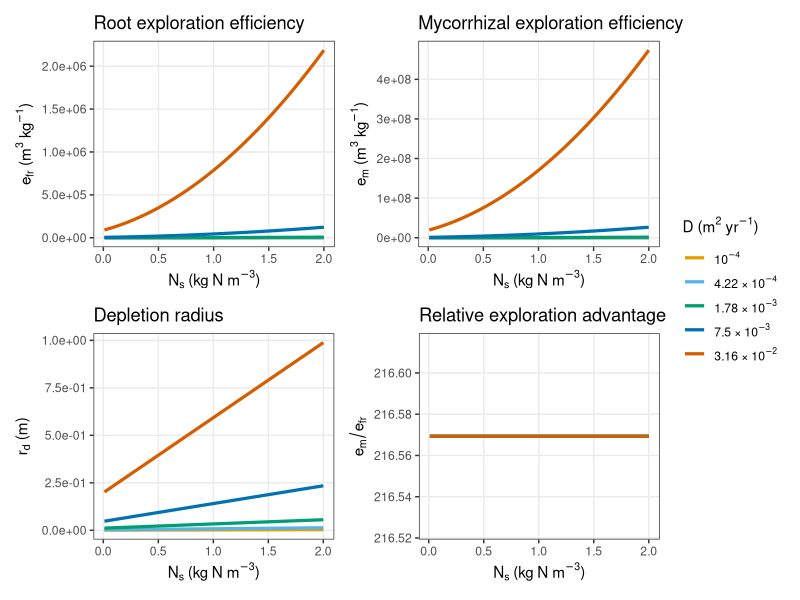
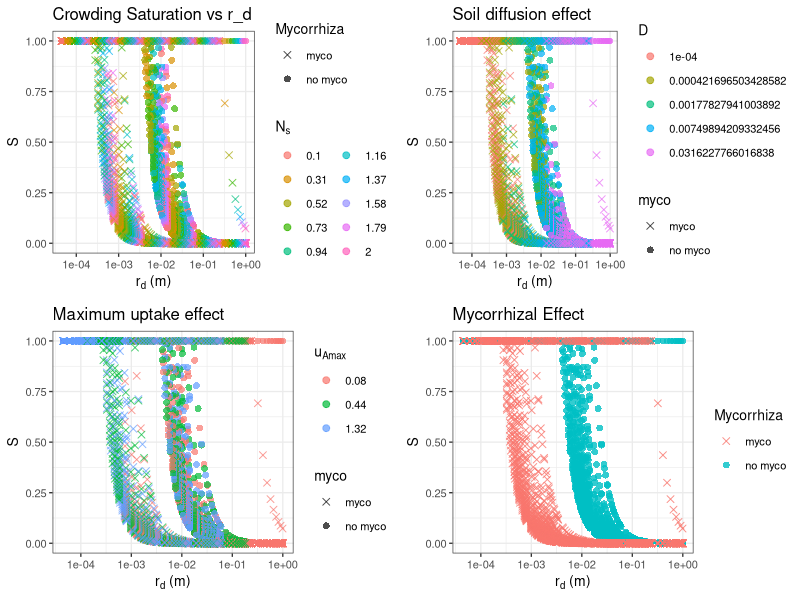
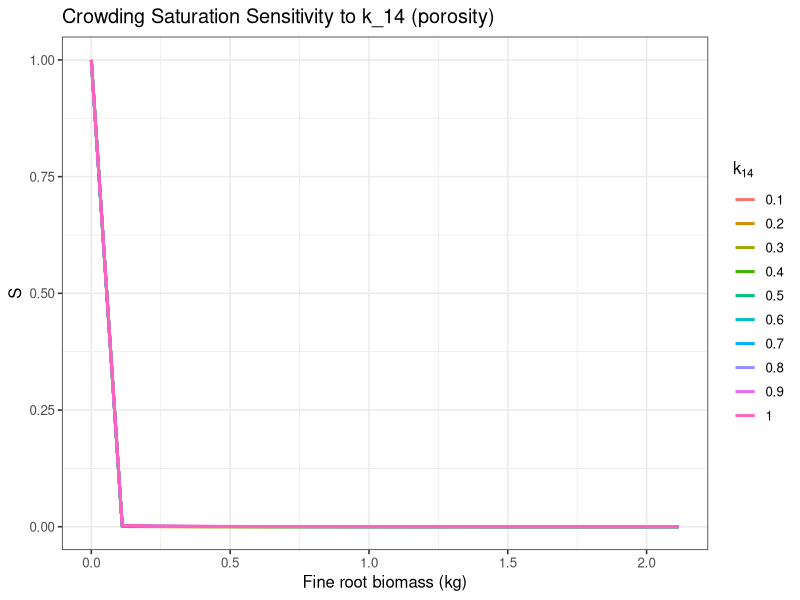
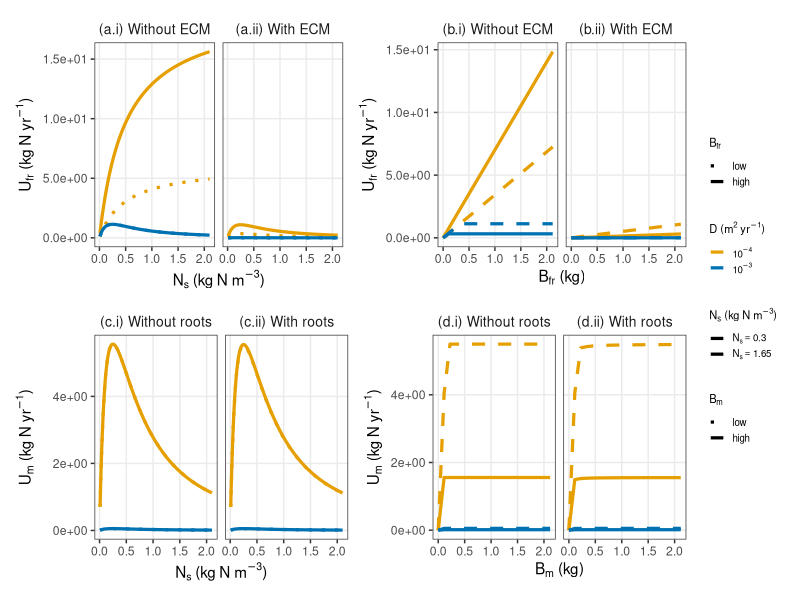

Generate these figures, in order, with R: (Note: this script raises an error after producing the figures.)
## ---- chunk 1
library(ggplot2)
library(dplyr)
library(tidyr)
library(purrr)
library(gridExtra)
library(patchwork)
library(viridis)
## ---- chunk 2
###
### SOIL PARAMETERS
###

# Area-based max uptake (kg N m^-2 year^-1) — from hydroponic experiments
u_Amax <- 0.08

# Effective soil diffusion coefficient (m^2 year^-1)
D_default <- 1e-3

# Biochemical half-saturation constant (kg N m^-3)
k_15 <- 0.5

depth <- 0.5

###
### ROOT PARAMETERS
###

# ECM hyphal traits
myco_diameter <- 1e-5   # m
myco_density  <- 330    # kg m^-3

# Mycorrhizal turnover rate (year^-1)
T_m <- 2

# Fraction of roots colonised by ECM
mycorrhized <- 0.9

# Root architecture defaults
n <- 2.75e6
l <- 1.5

C_r <- 2
A_c <- C_r^2 * pi

###
### EXTRA PARAMETERS
###

k_9  <- 0.01
k_8  <- 2.7

# Soil volume scaling
k_13 <- 5
k_14 <- 0.7

traits <- list(
  k_0 = 0.5,
  k_1 = 0.25,
  k_2 = 0.15,
  k_3 = 0.02,
  k_4 = 350,
  k_5 = 150,
  k_6 = 3,
  k_7 = 3,
  k_8 = k_8,
  k_9 = k_9
)

# Fixed plot parameters
B_cr_fixed       <- 0
rho_cr_fixed     <- 500
crown_area_fixed <- pi * C_r^2
## ---- chunk 3
############################################################
## ROOT ARCHITECTURE FUNCTIONS
############################################################

# Eq. diameter: d(l) = k_1 / l^k_0
root_diameter <- function(root_length, traits) {
  traits$k_1 / (root_length ^ traits$k_0)
}

# Eq. cortex proportion: PRD(l) = (k_2 + k_3/d(l))^2
root_cortex_proportion <- function(root_length, traits) {
  d <- root_diameter(root_length, traits)
  (traits$k_2 + traits$k_3 / d)^2
}

# Eq. density: rho(l) = k_4 * PRD(l) + k_5
root_density <- function(root_length, traits) {
  PRD <- root_cortex_proportion(root_length, traits)
  traits$k_4 * PRD + traits$k_5
}

# Eq. age: a(l) = k_6 * (1 - exp(-k_7 * d(l)))
root_age <- function(root_length, traits) {
  d <- root_diameter(root_length, traits)
  traits$k_6 * (1 - exp(-traits$k_7 * d))
}

# Eq. biomass
root_biomass_per_crown_area <- function(root_length, root_no, traits) {
  d_m <- root_diameter(root_length, traits) / 1000
  rho <- root_density(root_length, traits)
  l_m <- root_length / 1000
  rho * (d_m / 2)^2 * l_m * pi * root_no
}

root_mass <- function(root_length, root_no, crown_area, traits) {
  2 * root_biomass_per_crown_area(root_length, root_no, traits) * crown_area
}

############################################################
## ORGAN-SPECIFIC u_Bmax
## u_Bmax_i = u_Amax * 4 / (rho_i * d_i)
## Derived from surface-area-to-biomass ratio of a cylinder
############################################################

u_Bmax_organ <- function(u_Amax, rho, d_m) {
  u_Amax * 4 / (rho * d_m)
}

############################################################
## DEPLETION RADIUS
## Eq. r_d: r_d = D * (N_s + k_15) / u_Amax
############################################################

depletion_radius <- function(N_s, D, u_Amax, k_15) {
  D * (N_s + k_15) / u_Amax
}

############################################################
## EXPLORATION EFFICIENCY
## Annulus-corrected: e_i = 4*(r_d^2 + r_d*d_i) / (rho_i * d_i^2)
############################################################

e_u_root <- function(N_s, root_length, D, u_Amax, k_15, traits) {
  d_m <- root_diameter(root_length, traits) / 2000   # radius in m
  rho <- root_density(root_length, traits)
  r_d <- depletion_radius(N_s, D, u_Amax, k_15)
  4 * r_d^2 / (rho * d_m^2)
}

e_u_myco <- function(N_s, D, u_Amax, k_15, myco_diameter, myco_density) {
  r_d <- depletion_radius(N_s, D, u_Amax, k_15)
  4 * r_d^2 / (myco_density * (myco_diameter / 2)^2)
}

############################################################
## SOIL VOLUME
############################################################

soil_volume <- function(C_r, q, k_13) {
  (2 / 3) * pi * (k_13 * C_r)^2 * q
}

free_soil_volume <- function(C_r, q, k_13, k_14,
                              B_fr, rho_fr,
                              B_m,  rho_m,
                              B_cr, rho_cr) {
  V_soil <- soil_volume(C_r, q, k_13)
  k_14 * V_soil - B_fr / rho_fr - B_m / rho_m - B_cr / rho_cr
}

############################################################
## CROWDING SATURATION
############################################################

S_crowding <- function(B_fr, B_m, B_cr,
                       root_length,
                       myco_diameter, myco_density,
                       rho_cr,
                       D, N_s, u_Amax, k_15,
                       C_r, q, k_13, k_14,
                       traits) {

  rho_fr <- root_density(root_length, traits)
  d_fr_m <- root_diameter(root_length, traits) / 2000

  r_d <- depletion_radius(N_s, D, u_Amax, k_15)

  e_fr <- 4 * r_d^2 / (rho_fr       * d_fr_m^2)
  e_m  <- 4 * r_d^2 / (myco_density * (myco_diameter/2)^2)

  V_explored <- B_fr * e_fr + B_m * e_m

  V_free <- free_soil_volume(C_r, q, k_13, k_14,
                              B_fr, rho_fr,
                              B_m,  myco_density,
                              B_cr, rho_cr)

  if (V_explored > V_free) V_free / V_explored else 1.0
}

############################################################
## SINGLE ORGAN UPTAKE
## Eq. Uc: U_i = B_i * u_Bmax_i * S * N_s / (N_s + k_15)
############################################################

uptake_organ <- function(B_i, u_Bmax_i, S, N_s, k_15) {
  B_i * u_Bmax_i * S * (N_s / (N_s + k_15))
}

############################################################
## UPTAKE MODIFIERS
############################################################

uptake_age_modifier <- function(root_length, traits) {
  age <- root_age(root_length, traits)
  1 / (1 + exp(age - traits$k_8))
}

nitrogen_gate <- function(root_no, root_length, traits) {
  d  <- root_diameter(root_length, traits)
  SA <- root_no * pi * d * root_length
  SA / (SA + traits$k_9)
}

############################################################
## WHOLE-PLANT UPTAKE
## Eq. U_a: U_a = a_u * [(1-m)*U_fr + m*g(n,l)*T_m*max(0,N_m)]
############################################################

plant_uptake <- function(N_s, N_m,
                         crown_area, root_length, root_no,
                         B_m, B_cr, rho_cr,
                         traits,
                         mycorrhized,
                         T_m,
                         myco_diameter, myco_density,
                         C_r, q = 0.5, k_13 = 2, k_14 = 0.5,
                         u_Amax, D, k_15) {

  B_fr   <- root_mass(root_length, root_no, crown_area, traits)
  rho_fr <- root_density(root_length, traits)
  d_fr_m <- root_diameter(root_length, traits) / 1000

  u_Bmax_fr <- u_Bmax_organ(u_Amax, rho_fr,      d_fr_m)
  u_Bmax_m  <- u_Bmax_organ(u_Amax, myco_density, myco_diameter)

  S <- S_crowding(
    B_fr = B_fr, B_m = B_m, B_cr = B_cr,
    root_length = root_length,
    myco_diameter = myco_diameter, myco_density = myco_density,
    rho_cr = rho_cr,
    D = D, N_s = N_s, u_Amax = u_Amax, k_15 = k_15,
    C_r = C_r, q = q, k_13 = k_13, k_14 = k_14,
    traits = traits
  )

  U_fr <- uptake_organ(B_fr, u_Bmax_fr, S, N_s, k_15)
  U_m  <- uptake_organ(B_m,  u_Bmax_m,  S, N_s, k_15)

  a_u <- uptake_age_modifier(root_length, traits)
  g   <- nitrogen_gate(root_no, root_length, traits)

  ECM_transfer <- mycorrhized * g * T_m * max(0, N_m)
  U_a <- a_u * ((1 - mycorrhized) * U_fr + ECM_transfer)

  return(list(
    N_total      = U_a,
    U_fr         = U_fr,
    U_m          = U_m,
    u_Bmax_fr    = u_Bmax_fr,
    u_Bmax_m     = u_Bmax_m,
    ECM_transfer = ECM_transfer,
    S            = S,
    a_u          = a_u,
    g            = g,
    B_fr         = B_fr
  ))
}
## ---- chunk 4
# ===============================================================
# Exploration efficiency plots
# ===============================================================

N_s_vals  <- seq(0.01, 2, length.out = 200)
D_vals    <- 10^seq(-1.5, -4, length.out = 5)

root_d_m <- root_diameter(l, traits) / 1000
root_rho <- root_density(l, traits)

cb_palette <- c("#E69F00", "#56B4E9", "#009E73", "#0072B2", "#D55E00")

sci_label <- function(x) {
  exponent <- floor(log10(x))
  base     <- round(x / 10^exponent, 2)
  if (base == 1) {
    parse(text = sprintf("10^%d", exponent))
  } else {
    parse(text = sprintf("%g ~ '×' ~ 10^%d", base, exponent))
  }
}

D_levels <- sort(unique(D_vals))
D_labels <- sapply(D_levels, sci_label)

df_eu <- expand_grid(N_s = N_s_vals, D = D_vals) %>%
  mutate(
    r_d   = mapply(function(ns, d) depletion_radius(ns, d, u_Amax, k_15), N_s, D),
    e_r   = 4 * r_d^2 / (root_rho    * (root_d_m / 2)^2),
    e_m   = 4 * r_d^2 / (myco_density * (myco_diameter / 2)^2),
    ratio = e_m / e_r,
    D     = factor(D, levels = D_levels)
  )

scale_D <- scale_colour_manual(
  values = cb_palette,
  labels = D_labels,
  name   = expression(D~"(m"^2~"yr"^{-1}*")")
)

theme_pub <- theme_bw(base_size = 11) +
  theme(panel.grid.minor = element_blank(),
        strip.background = element_blank(),
        strip.text       = element_blank(),
        legend.position  = "right")

p_root <- ggplot(df_eu, aes(N_s, e_r, colour = D)) +
  geom_line(linewidth = 1.1) + scale_D +
  scale_y_continuous(labels = scales::scientific) +
  labs(title = "Root exploration efficiency",
       x = expression(N[s]~"(kg N m"^{-3}*")"),
       y = expression(e[fr]~"(m"^3~"kg"^{-1}*")")) +
  theme_pub

p_myco <- ggplot(df_eu, aes(N_s, e_m, colour = D)) +
  geom_line(linewidth = 1.1) + scale_D +
  scale_y_continuous(labels = scales::scientific) +
  labs(title = "Mycorrhizal exploration efficiency",
       x = expression(N[s]~"(kg N m"^{-3}*")"),
       y = expression(e[m]~"(m"^3~"kg"^{-1}*")")) +
  theme_pub

p_rd <- ggplot(df_eu, aes(N_s, r_d, colour = D)) +
  geom_line(linewidth = 1.1) + scale_D +
  scale_y_continuous(labels = scales::scientific) +
  labs(title = "Depletion radius",
       x = expression(N[s]~"(kg N m"^{-3}*")"),
       y = expression(r[d]~"(m)")) +
  theme_pub

p_ratio <- ggplot(df_eu, aes(N_s, ratio, colour = D)) +
  geom_line(linewidth = 1.1) + scale_D +
  scale_y_continuous(labels = scales::comma) +
  labs(title = "Relative exploration advantage",
       x = expression(N[s]~"(kg N m"^{-3}*")"),
       y = expression(e[m] / e[fr])) +
  theme_pub

(p_root | p_myco) / (p_rd | p_ratio) +
  plot_layout(guides = "collect") &
  theme(legend.position = "right")
## ---- chunk 5
n_vals     <- seq(1e1, 1e7, length.out = 20)
N_s_vals   <- seq(0.1, 2.0, length.out = 10)
D_vals     <- 10^seq(-1.5, -4, length.out = 5)
u_max_vals <- c(0.44, 0.08, 1.32)

df_n_base <- tibble(n = n_vals, l = 1.5) %>%
  rowwise() %>%
  mutate(
    B_fr      = root_mass(l, n, crown_area_fixed, traits),
    root_d_mm = root_diameter(l, traits),
    rho_fr    = root_density(l, traits)
  ) %>%
  ungroup()

df_n <- df_n_base %>%
  crossing(D = D_vals, N_s = N_s_vals, u_max = u_max_vals) %>%
  rowwise() %>%
  mutate(
    S = S_crowding(
      B_fr = B_fr, B_m = 0, B_cr = B_cr_fixed,
      root_length = l,
      myco_diameter = myco_diameter, myco_density = myco_density,
      rho_cr = rho_cr_fixed,
      D = D, N_s = N_s, u_Amax = u_max, k_15 = k_15,
      C_r = C_r, q = depth, k_13 = k_13, k_14 = k_14,
      traits = traits
    )
  ) %>%
  ungroup()

df_n_myco <- df_n_base %>%
  crossing(D = D_vals, N_s = N_s_vals, u_max = u_max_vals) %>%
  rowwise() %>%
  mutate(
    S = S_crowding(
      B_fr = B_fr, B_m = B_fr, B_cr = B_cr_fixed,
      root_length = l,
      myco_diameter = myco_diameter, myco_density = myco_density,
      rho_cr = rho_cr_fixed,
      D = D, N_s = N_s, u_Amax = u_max, k_15 = k_15,
      C_r = C_r, q = depth, k_13 = k_13, k_14 = k_14,
      traits = traits
    )
  ) %>%
  ungroup()

df_combined_n <- bind_rows(
  df_n      %>% mutate(myco = "no myco"),
  df_n_myco %>% mutate(myco = "myco")
) %>%
  mutate(r_d = mapply(function(ns, d, u) depletion_radius(ns, d, u, k_15),
                      N_s, D, u_max))

p_S_rd_Ns <- ggplot(df_combined_n,
                    aes(x = r_d, y = S, color = factor(round(N_s, 2)), shape = myco)) +
  geom_point(size = 2, alpha = 0.7) +
  scale_x_log10() +
  scale_shape_manual(values = c("no myco" = 16, "myco" = 4)) +
  labs(title = "Crowding Saturation vs r_d",
       x = expression(r[d]~"(m)"), y = "S",
       color = expression(N[s]), shape = "Mycorrhiza") +
  guides(color = guide_legend(ncol = 2)) +
  theme_bw(base_size = 10)

p_S_rd_D <- ggplot(df_combined_n,
                   aes(x = r_d, y = S, color = factor(D), shape = myco)) +
  geom_point(size = 2, alpha = 0.7) +
  scale_x_log10() +
  scale_shape_manual(values = c("no myco" = 16, "myco" = 4)) +
  labs(title = "Soil diffusion effect",
       x = expression(r[d]~"(m)"), y = "S", color = "D") +
  theme_bw(base_size = 10)

p_S_rd_umax <- ggplot(df_combined_n,
                      aes(x = r_d, y = S, color = factor(u_max), shape = myco)) +
  geom_point(size = 2, alpha = 0.7) +
  scale_x_log10() +
  scale_shape_manual(values = c("no myco" = 16, "myco" = 4)) +
  labs(title = "Maximum uptake effect",
       x = expression(r[d]~"(m)"), y = "S", color = expression(u[Amax])) +
  theme_bw(base_size = 10)

p_S_rd_myco <- ggplot(df_combined_n,
                      aes(x = r_d, y = S, color = myco, shape = myco)) +
  geom_point(size = 2, alpha = 0.8) +
  scale_x_log10() +
  scale_shape_manual(values = c("no myco" = 16, "myco" = 4)) +
  labs(title = "Mycorrhizal Effect",
       x = expression(r[d]~"(m)"), y = "S",
       color = "Mycorrhiza", shape = "Mycorrhiza") +
  theme_bw(base_size = 10)

grid.arrange(p_S_rd_Ns, p_S_rd_D, p_S_rd_umax, p_S_rd_myco, ncol = 2)

k14_vals <- seq(0.1, 1, length.out = 10)

df_k14 <- df_n_base %>%
  crossing(k14 = k14_vals) %>%
  rowwise() %>%
  mutate(
    S = S_crowding(
      B_fr = B_fr, B_m = B_fr, B_cr = B_cr_fixed,
      root_length = l,
      myco_diameter = myco_diameter, myco_density = myco_density,
      rho_cr = rho_cr_fixed,
      D = 1e-3, N_s = 1.5, u_Amax = u_Amax, k_15 = k_15,
      C_r = C_r, q = depth, k_13 = k_13, k_14 = k14,
      traits = traits
    )
  ) %>%
  ungroup()

ggplot(df_k14, aes(x = B_fr, y = S, color = factor(k14))) +
  geom_line(linewidth = 1) +
  labs(title = "Crowding Saturation Sensitivity to k_14 (porosity)",
       x = "Fine root biomass (kg)", y = "S",
       color = expression(k[14])) +
  theme_bw(base_size = 12)
## ---- chunk 6
# ===============================================================
# Root and mycorrhizal uptake: publication plots
# ===============================================================

N_s_vals      <- seq(0.01, 2.1, length.out = 200)
D_vals        <- c(1e-4, 1e-3)
u_max_fixed   <- 0.08
N_s_highlight <- c(0.3, 1.65)

cb_two   <- c("1e-04" = "#E69F00", "0.001" = "#0072B2")
D_labels <- c("1e-04" = expression(10^{-4}), "0.001" = expression(10^{-3}))

df_basis <- df_n_base

B_highlight <- c(df_basis$B_fr[7], max(df_basis$B_fr))

# Organ-specific u_Bmax
root_d_m_def  <- root_diameter(l, traits) / 1000
root_rho_def  <- root_density(l, traits)
u_Bmax_fr_def <- u_Bmax_organ(u_Amax, root_rho_def,  root_d_m_def)
u_Bmax_m_def  <- u_Bmax_organ(u_Amax, myco_density,   myco_diameter)

theme_pub <- theme_bw(base_size = 11) +
  theme(panel.grid.minor  = element_blank(),
        strip.background  = element_blank(),
        legend.position   = "right",
        legend.text       = element_text(size = 7),
        legend.title      = element_text(size = 8),
        legend.key.size   = unit(0.4, "cm"),
        legend.spacing.y  = unit(0.2, "cm"))

# ---------------------------------------------------------------
# ROOT UPTAKE
# ---------------------------------------------------------------

df_root_Ns <- crossing(
    B_fr  = B_highlight,
    myco  = c("no myco", "myco"),
    N_s   = N_s_vals,
    D     = D_vals
  ) %>%
  rowwise() %>%
  mutate(
    B_m_use = ifelse(myco == "myco", 1.0, 0),
    S = S_crowding(
      B_fr = B_fr, B_m = B_m_use, B_cr = B_cr_fixed,
      root_length = l,
      myco_diameter = myco_diameter, myco_density = myco_density,
      rho_cr = rho_cr_fixed,
      D = D, N_s = N_s, u_Amax = u_max_fixed, k_15 = k_15,
      C_r = C_r, q = depth, k_13 = k_13, k_14 = k_14,
      traits = traits
    ),
    U_fr    = uptake_organ(B_fr, u_Bmax_fr_def, S, N_s, k_15),
    D_label = factor(as.character(D), levels = c("1e-04", "0.001")),
    B_label = factor(ifelse(B_fr == min(B_highlight), "low", "high"),
                     levels = c("low", "high"))
  ) %>%
  ungroup() %>%
  mutate(panel = factor(ifelse(myco == "no myco",
                               "(a.i) Without ECM", "(a.ii) With ECM"),
                        levels = c("(a.i) Without ECM", "(a.ii) With ECM")))

p_root_Ns <- ggplot(df_root_Ns,
       aes(x = N_s, y = U_fr, colour = D_label, linetype = B_label)) +
  geom_line(linewidth = 1.1) +
  facet_wrap(~ panel) +
  scale_colour_manual(values = cb_two, labels = D_labels,
                      name = expression(D~"(m"^2~"yr"^{-1}*")")) +
  scale_linetype_manual(values = c("low" = 3, "high" = 1),
                        name = expression(B[fr])) +
  scale_y_continuous(labels = scales::scientific) +
  labs(x = expression(N[s]~"(kg N m"^{-3}*")"),
       y = expression(U[fr]~"(kg N yr"^{-1}*")")) +
  theme_pub +
  theme(strip.text = element_text(size = 10))

df_root_B <- df_basis %>%
  crossing(
    myco = c("no myco", "myco"),
    N_s  = N_s_highlight,
    D    = D_vals
  ) %>%
  rowwise() %>%
  mutate(
    B_m_use = ifelse(myco == "myco", 1.0, 0),
    S = S_crowding(
      B_fr = B_fr, B_m = B_m_use, B_cr = B_cr_fixed,
      root_length = l,
      myco_diameter = myco_diameter, myco_density = myco_density,
      rho_cr = rho_cr_fixed,
      D = D, N_s = N_s, u_Amax = u_max_fixed, k_15 = k_15,
      C_r = C_r, q = depth, k_13 = k_13, k_14 = k_14,
      traits = traits
    ),
    U_fr    = uptake_organ(B_fr, u_Bmax_fr_def, S, N_s, k_15),
    D_label = factor(as.character(D), levels = c("1e-04", "0.001")),
    N_label = factor(as.character(N_s), levels = c("0.3", "1.65"))
  ) %>%
  ungroup() %>%
  mutate(panel = factor(ifelse(myco == "no myco",
                               "(b.i) Without ECM", "(b.ii) With ECM"),
                        levels = c("(b.i) Without ECM", "(b.ii) With ECM")))

p_root_B <- ggplot(df_root_B,
       aes(x = B_fr, y = U_fr, colour = D_label, linetype = N_label)) +
  geom_line(linewidth = 1.1) +
  facet_wrap(~ panel) +
  scale_colour_manual(values = cb_two, labels = D_labels,
                      name = expression(D~"(m"^2~"yr"^{-1}*")")) +
  scale_linetype_manual(values = c("0.3" = "dashed", "1.65" = "solid"),
                        labels = c("0.3" = expression(N[s] == 0.3),
                                   "1.65" = expression(N[s] == 1.65)),
                        name = expression(N[s]~"(kg N m"^{-3}*")")) +
  scale_y_continuous(labels = scales::scientific) +
  labs(x = expression(B[fr]~"(kg)"),
       y = expression(U[fr]~"(kg N yr"^{-1}*")")) +
  theme_pub +
  theme(strip.text = element_text(size = 10))

# ---------------------------------------------------------------
# MYCORRHIZAL UPTAKE
# ---------------------------------------------------------------

df_myco_Ns <- crossing(
    B_fr  = B_highlight,
    root  = c("no root", "root"),
    N_s   = N_s_vals,
    D     = D_vals
  ) %>%
  rowwise() %>%
  mutate(
    B_fr_use = ifelse(root == "root", 1.0, 0),
    S = S_crowding(
      B_fr = B_fr_use, B_m = B_fr, B_cr = B_cr_fixed,
      root_length = l,
      myco_diameter = myco_diameter, myco_density = myco_density,
      rho_cr = rho_cr_fixed,
      D = D, N_s = N_s, u_Amax = u_max_fixed, k_15 = k_15,
      C_r = C_r, q = depth, k_13 = k_13, k_14 = k_14,
      traits = traits
    ),
    U_m     = uptake_organ(B_fr, u_Bmax_m_def, S, N_s, k_15),
    D_label = factor(as.character(D), levels = c("1e-04", "0.001")),
    B_label = factor(ifelse(B_fr == min(B_highlight), "low", "high"),
                     levels = c("low", "high"))
  ) %>%
  ungroup() %>%
  mutate(panel = factor(ifelse(root == "no root",
                               "(c.i) Without roots", "(c.ii) With roots"),
                        levels = c("(c.i) Without roots", "(c.ii) With roots")))

p_myco_Ns <- ggplot(df_myco_Ns,
       aes(x = N_s, y = U_m, colour = D_label, linetype = B_label)) +
  geom_line(linewidth = 1.1) +
  facet_wrap(~ panel) +
  scale_colour_manual(values = cb_two, labels = D_labels,
                      name = expression(D~"(m"^2~"yr"^{-1}*")")) +
  scale_linetype_manual(values = c("low" = 3, "high" = 1),
                        name = expression(B[m])) +
  scale_y_continuous(labels = scales::scientific) +
  labs(x = expression(N[s]~"(kg N m"^{-3}*")"),
       y = expression(U[m]~"(kg N yr"^{-1}*")")) +
  theme_pub +
  theme(strip.text = element_text(size = 10))

df_myco_B <- df_basis %>%
  crossing(
    root = c("no root", "root"),
    N_s  = N_s_highlight,
    D    = D_vals
  ) %>%
  rowwise() %>%
  mutate(
    B_fr_use = ifelse(root == "root", 1.0, 0),
    S = S_crowding(
      B_fr = B_fr_use, B_m = B_fr, B_cr = B_cr_fixed,
      root_length = l,
      myco_diameter = myco_diameter, myco_density = myco_density,
      rho_cr = rho_cr_fixed,
      D = D, N_s = N_s, u_Amax = u_max_fixed, k_15 = k_15,
      C_r = C_r, q = depth, k_13 = k_13, k_14 = k_14,
      traits = traits
    ),
    U_m     = uptake_organ(B_fr, u_Bmax_m_def, S, N_s, k_15),
    D_label = factor(as.character(D), levels = c("1e-04", "0.001")),
    N_label = factor(as.character(N_s), levels = c("0.3", "1.65"))
  ) %>%
  ungroup() %>%
  mutate(panel = factor(ifelse(root == "no root",
                               "(d.i) Without roots", "(d.ii) With roots"),
                        levels = c("(d.i) Without roots", "(d.ii) With roots")))

p_myco_B <- ggplot(df_myco_B,
       aes(x = B_fr, y = U_m, colour = D_label, linetype = N_label)) +
  geom_line(linewidth = 1.1) +
  facet_wrap(~ panel) +
  scale_colour_manual(values = cb_two, labels = D_labels,
                      name = expression(D~"(m"^2~"yr"^{-1}*")")) +
  scale_linetype_manual(values = c("0.3" = "dashed", "1.65" = "solid"),
                        labels = c("0.3" = expression(N[s] == 0.3),
                                   "1.65" = expression(N[s] == 1.65)),
                        name = expression(N[s]~"(kg N m"^{-3}*")")) +
  scale_y_continuous(labels = scales::scientific) +
  labs(x = expression(B[m]~"(kg)"),
       y = expression(U[m]~"(kg N yr"^{-1}*")")) +
  theme_pub +
  theme(strip.text = element_text(size = 10))

(p_root_Ns | p_root_B) / (p_myco_Ns | p_myco_B) +
  plot_layout(guides = "collect") &
  theme(legend.position = "right")
## ---- chunk 7
# ---------------------------------------------------------------
# Fixed operating point for sensitivity analysis
# ---------------------------------------------------------------

N_s_fixed  <- 1.0   # kg N m^-3
N_m_fixed  <- 0.1   # kg N (mycorrhizal pool)
B_m_fixed  <- 0.5   # kg (ECM biomass; puts system in crowded regime)

run_uptake <- function(depth_val, k15_val, k13_val, k14_val) {
  plant_uptake(
    N_s           = N_s_fixed,
    N_m           = N_m_fixed,
    crown_area    = crown_area_fixed,
    root_length   = l,
    root_no       = n,
    B_m           = B_m_fixed,
    B_cr          = B_cr_fixed,
    rho_cr        = rho_cr_fixed,
    traits        = traits,
    mycorrhized   = mycorrhized,
    T_m           = T_m,
    myco_diameter = myco_diameter,
    myco_density  = myco_density,
    C_r           = C_r,
    q             = depth_val,
    k_13          = k13_val,
    k_14          = k14_val,
    u_Amax        = u_Amax,
    D             = D_default,
    k_15          = k15_val
  )$N_total
}

baseline_uptake <- run_uptake(depth, k_15, k_13, k_14)

# ---------------------------------------------------------------
# One-at-a-time parameter sweeps
# ---------------------------------------------------------------

n_pts <- 60

param_ranges <- list(
  depth = seq(0.05, 2.0,  length.out = n_pts),
  k_15  = seq(0.05, 3.0,  length.out = n_pts),
  k_13  = seq(0.5,  20.0, length.out = n_pts),
  k_14  = seq(0.05, 0.95, length.out = n_pts)
)

df_sa <- bind_rows(
  tibble(param = "depth", value = param_ranges$depth,
         uptake = sapply(param_ranges$depth, \(v) run_uptake(v, k_15, k_13, k_14))),
  tibble(param = "k_15",  value = param_ranges$k_15,
         uptake = sapply(param_ranges$k_15,  \(v) run_uptake(depth, v, k_13, k_14))),
  tibble(param = "k_13",  value = param_ranges$k_13,
         uptake = sapply(param_ranges$k_13,  \(v) run_uptake(depth, k_15, v, k_14))),
  tibble(param = "k_14",  value = param_ranges$k_14,
         uptake = sapply(param_ranges$k_14,  \(v) run_uptake(depth, k_15, k_13, v)))
) %>%
  mutate(param = factor(param, levels = c("depth", "k_15", "k_13", "k_14")))

# ---------------------------------------------------------------
# Normalised sensitivity index: SI = d(ln U_a) / d(ln X) at baseline
# (central-difference approximation)
# ---------------------------------------------------------------

eps <- 0.01

si_df <- tibble(
  param = c("depth", "k_15", "k_13", "k_14"),
  default_val = c(depth, k_15, k_13, k_14),
  SI = c(
    (run_uptake(depth*(1+eps), k_15, k_13, k_14) -
     run_uptake(depth*(1-eps), k_15, k_13, k_14)) / (2*eps*baseline_uptake),
    (run_uptake(depth, k_15*(1+eps), k_13, k_14) -
     run_uptake(depth, k_15*(1-eps), k_13, k_14)) / (2*eps*baseline_uptake),
    (run_uptake(depth, k_15, k_13*(1+eps), k_14) -
     run_uptake(depth, k_15, k_13*(1-eps), k_14)) / (2*eps*baseline_uptake),
    (run_uptake(depth, k_15, k_13, k_14*(1+eps)) -
     run_uptake(depth, k_15, k_13, k_14*(1-eps))) / (2*eps*baseline_uptake)
  )
) %>%
  mutate(param = factor(param, levels = param[order(abs(SI))]))

# ---------------------------------------------------------------
# Spider plot: relative response vs relative parameter value
# ---------------------------------------------------------------

df_spider <- df_sa %>%
  left_join(
    tibble(
      param = factor(c("depth", "k_15", "k_13", "k_14"),
                     levels = c("depth", "k_15", "k_13", "k_14")),
      default_val = c(depth, k_15, k_13, k_14)
    ),
    by = "param"
  ) %>%
  mutate(
    rel_param  = value / default_val,
    rel_uptake = uptake / baseline_uptake
  )

cb_sa <- c(depth = "#E69F00", k_15 = "#56B4E9", k_13 = "#009E73", k_14 = "#D55E00")

sa_labels <- c(
  depth = "depth",
  k_15  = expression(k[15]),
  k_13  = expression(k[13]),
  k_14  = expression(k[14])
)

p_spider <- ggplot(df_spider, aes(x = rel_param, y = rel_uptake, colour = param)) +
  geom_line(linewidth = 1.2) +
  geom_hline(yintercept = 1, linetype = "dashed", colour = "grey50") +
  geom_vline(xintercept = 1, linetype = "dashed", colour = "grey50") +
  scale_colour_manual(values = cb_sa, labels = sa_labels, name = "Parameter") +
  labs(
    title = "Sensitivity spider plot",
    x     = "Relative parameter value (× baseline)",
    y     = expression("Relative " * U[a] * " (× baseline)")
  ) +
  theme_bw(base_size = 12)

# ---------------------------------------------------------------
# Tornado plot: normalised sensitivity index at baseline
# ---------------------------------------------------------------

p_tornado <- ggplot(si_df, aes(x = param, y = SI, fill = param)) +
  geom_col(width = 0.55, show.legend = FALSE) +
  geom_hline(yintercept = 0, colour = "grey30", linewidth = 0.4) +
  scale_fill_manual(values = cb_sa) +
  scale_x_discrete(labels = sa_labels) +
  coord_flip() +
  labs(
    title = "Normalised sensitivity index at baseline",
    x     = NULL,
    y     = expression(SI == frac(partialdiff * ln * U[a], partialdiff * ln * X))
  ) +
  theme_bw(base_size = 12)

# ---------------------------------------------------------------
# Individual sweep panels with baseline marked
# ---------------------------------------------------------------

strip_labs <- c(
  depth = "depth~(m)",
  k_15  = "k[15]~(half-saturation,~kg~N~m^{-3})",
  k_13  = "k[13]~(soil~radius~scale)",
  k_14  = "k[14]~(porosity)"
)

baseline_vlines <- tibble(
  param = factor(c("depth", "k_15", "k_13", "k_14"),
                 levels = c("depth", "k_15", "k_13", "k_14")),
  xint  = c(depth, k_15, k_13, k_14)
)

p_sweeps <- ggplot(df_sa, aes(x = value, y = uptake, colour = param)) +
  geom_line(linewidth = 1.1, show.legend = FALSE) +
  geom_vline(data = baseline_vlines, aes(xintercept = xint),
             linetype = "dashed", colour = "grey40") +
  facet_wrap(~ param, scales = "free_x",
             labeller = labeller(param = as_labeller(strip_labs, label_parsed))) +
  scale_colour_manual(values = cb_sa) +
  scale_y_continuous(labels = scales::scientific) +
  labs(
    title = "One-at-a-time parameter sweeps (dashed line = baseline)",
    x     = "Parameter value",
    y     = expression(U[a] * " (kg N yr"^{-1} * ")")
  ) +
  theme_bw(base_size = 11) +
  theme(strip.background = element_blank(),
        strip.text = element_text(size = 10))

p_sweeps / (p_spider | p_tornado) +
  plot_layout(heights = c(1.5, 1))
